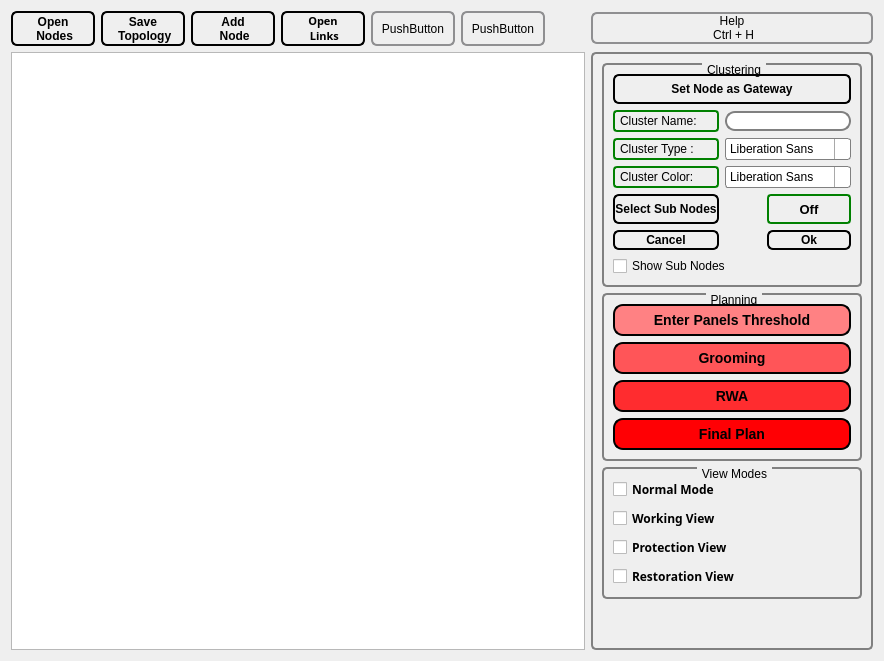
       <widget class="QWidget" name="TopologyTab">
        <attribute name="title">
         <string>Topology Tab</string>
        </attribute>
        <layout class="QGridLayout" name="gridLayout_19">
         <item row="0" column="0">
          <layout class="QGridLayout" name="gridLayout_3">
           <item row="0" column="0">
            <layout class="QHBoxLayout" name="horizontalLayout_2">
             <item>
              <widget class="QPushButton" name="OpenTopology_button">
               <property name="maximumSize">
                <size>
                 <width>81</width>
                 <height>50</height>
                </size>
               </property>
               <property name="font">
                <font>
                 <weight>75</weight>
                 <bold>true</bold>
                </font>
               </property>
               <property name="styleSheet">
                <string notr="true">QPushButton {
    border: 2px solid #8f8f91;
    border-radius: 6px;
    background-color: qlineargradient(x1: 0, y1: 0, x2: 0, y2: 1,
                                      stop: 0 #f6f7fa, stop: 1 #dadbde);
    min-width: 80px;
	border-color: dark-orange;
}

QPushButton:pressed {
    background-color: qlineargradient(x1: 0, y1: 0, x2: 0, y2: 1,
                                      stop: 0 #dadbde, stop: 1 #f6f7fa);
}

QPushButton:flat {
    border: none; /* no border for a flat push button */
}

QPushButton:default {
    border-color: navy; /* make the default button prominent */
}</string>
               </property>
               <property name="text">
                <string>Open
 Nodes</string>
               </property>
              </widget>
             </item>
             <item>
              <widget class="QPushButton" name="SaveTopology_button">
               <property name="maximumSize">
                <size>
                 <width>81</width>
                 <height>50</height>
                </size>
               </property>
               <property name="font">
                <font>
                 <weight>75</weight>
                 <bold>true</bold>
                </font>
               </property>
               <property name="styleSheet">
                <string notr="true">QPushButton {
    border: 2px solid #8f8f91;
    border-radius: 6px;
    background-color: qlineargradient(x1: 0, y1: 0, x2: 0, y2: 1,
                                      stop: 0 #f6f7fa, stop: 1 #dadbde);
    min-width: 80px;
	border-color: dark-orange;
}

QPushButton:pressed {
    background-color: qlineargradient(x1: 0, y1: 0, x2: 0, y2: 1,
                                      stop: 0 #dadbde, stop: 1 #f6f7fa);
}

QPushButton:flat {
    border: none; /* no border for a flat push button */
}

QPushButton:default {
    border-color: navy; /* make the default button prominent */
}</string>
               </property>
               <property name="text">
                <string>Save
 Topology</string>
               </property>
              </widget>
             </item>
             <item>
              <widget class="QPushButton" name="add_node_button">
               <property name="maximumSize">
                <size>
                 <width>81</width>
                 <height>50</height>
                </size>
               </property>
               <property name="font">
                <font>
                 <weight>75</weight>
                 <bold>true</bold>
                </font>
               </property>
               <property name="styleSheet">
                <string notr="true">QPushButton {
    border: 2px solid #8f8f91;
    border-radius: 6px;
    background-color: qlineargradient(x1: 0, y1: 0, x2: 0, y2: 1,
                                      stop: 0 #f6f7fa, stop: 1 #dadbde);
    min-width: 80px;
	border-color: dark-orange;
}

QPushButton:pressed {
    background-color: qlineargradient(x1: 0, y1: 0, x2: 0, y2: 1,
                                      stop: 0 #dadbde, stop: 1 #f6f7fa);
}

QPushButton:flat {
    border: none; /* no border for a flat push button */
}

QPushButton:default {
    border-color: navy; /* make the default button prominent */
}</string>
               </property>
               <property name="text">
                <string>Add
 Node</string>
               </property>
              </widget>
             </item>
             <item>
              <widget class="QPushButton" name="OpenLinks_pushbutton">
               <property name="minimumSize">
                <size>
                 <width>84</width>
                 <height>30</height>
                </size>
               </property>
               <property name="maximumSize">
                <size>
                 <width>81</width>
                 <height>50</height>
                </size>
               </property>
               <property name="font">
                <font>
                 <family>IRANSans</family>
                 <pointsize>8</pointsize>
                 <weight>75</weight>
                 <bold>true</bold>
                </font>
               </property>
               <property name="styleSheet">
                <string notr="true">QPushButton {
    border: 2px solid #8f8f91;
    border-radius: 6px;
    background-color: qlineargradient(x1: 0, y1: 0, x2: 0, y2: 1,
                                      stop: 0 #f6f7fa, stop: 1 #dadbde);
    min-width: 80px;
	border-color: dark-orange;
}

QPushButton:pressed {
    background-color: qlineargradient(x1: 0, y1: 0, x2: 0, y2: 1,
                                      stop: 0 #dadbde, stop: 1 #f6f7fa);
}

QPushButton:flat {
    border: none; /* no border for a flat push button */
}

QPushButton:default {
    border-color: navy; /* make the default button prominent */
}</string>
               </property>
               <property name="text">
                <string>Open
 Links</string>
               </property>
              </widget>
             </item>
             <item>
              <widget class="QPushButton" name="pushButton_5">
               <property name="minimumSize">
                <size>
                 <width>84</width>
                 <height>30</height>
                </size>
               </property>
               <property name="maximumSize">
                <size>
                 <width>81</width>
                 <height>50</height>
                </size>
               </property>
               <property name="font">
                <font>
                 <weight>50</weight>
                 <bold>false</bold>
                </font>
               </property>
               <property name="styleSheet">
                <string notr="true">QPushButton {
    border: 2px solid #8f8f91;
    border-radius: 6px;
    background-color: qlineargradient(x1: 0, y1: 0, x2: 0, y2: 1,
                                      stop: 0 #f6f7fa, stop: 1 #dadbde);
    min-width: 80px;
}

QPushButton:pressed {
    background-color: qlineargradient(x1: 0, y1: 0, x2: 0, y2: 1,
                                      stop: 0 #dadbde, stop: 1 #f6f7fa);
}

QPushButton:flat {
    border: none; /* no border for a flat push button */
}

QPushButton:default {
    border-color: navy; /* make the default button prominent */
}</string>
               </property>
               <property name="text">
                <string>PushButton</string>
               </property>
              </widget>
             </item>
             <item>
              <widget class="QPushButton" name="pushButton_7">
               <property name="minimumSize">
                <size>
                 <width>84</width>
                 <height>28</height>
                </size>
               </property>
               <property name="maximumSize">
                <size>
                 <width>81</width>
                 <height>50</height>
                </size>
               </property>
               <property name="font">
                <font>
                 <weight>50</weight>
                 <bold>false</bold>
                </font>
               </property>
               <property name="styleSheet">
                <string notr="true">QPushButton {
    border: 2px solid #8f8f91;
    border-radius: 6px;
    background-color: qlineargradient(x1: 0, y1: 0, x2: 0, y2: 1,
                                      stop: 0 #f6f7fa, stop: 1 #dadbde);
    min-width: 80px;
}

QPushButton:pressed {
    background-color: qlineargradient(x1: 0, y1: 0, x2: 0, y2: 1,
                                      stop: 0 #dadbde, stop: 1 #f6f7fa);
}

QPushButton:flat {
    border: none; /* no border for a flat push button */
}

QPushButton:default {
    border-color: navy; /* make the default button prominent */
}</string>
               </property>
               <property name="text">
                <string>PushButton</string>
               </property>
              </widget>
             </item>
             <item>
              <spacer name="horizontalSpacer_3">
               <property name="orientation">
                <enum>Qt::Horizontal</enum>
               </property>
               <property name="sizeHint" stdset="0">
                <size>
                 <width>40</width>
                 <height>20</height>
                </size>
               </property>
              </spacer>
             </item>
            </layout>
           </item>
           <item row="0" column="1">
            <widget class="QPushButton" name="pushButton_6">
             <property name="styleSheet">
              <string notr="true">QPushButton {
    border: 2px solid #8f8f91;
    border-radius: 6px;
    background-color: qlineargradient(x1: 0, y1: 0, x2: 0, y2: 1,
                                      stop: 0 #f6f7fa, stop: 1 #dadbde);
    min-width: 80px;
}

QPushButton:pressed {
    background-color: qlineargradient(x1: 0, y1: 0, x2: 0, y2: 1,
                                      stop: 0 #dadbde, stop: 1 #f6f7fa);
}

QPushButton:flat {
    border: none; /* no border for a flat push button */
}

QPushButton:default {
    border-color: navy; /* make the default button prominent */
}</string>
             </property>
             <property name="text">
              <string>Help
 Ctrl + H</string>
             </property>
            </widget>
           </item>
           <item row="1" column="0">
            <widget class="QGraphicsView" name="graphicsView"/>
           </item>
           <item row="1" column="1">
            <widget class="QGroupBox" name="T_groupbox">
             <property name="enabled">
              <bool>true</bool>
             </property>
             <property name="maximumSize">
              <size>
               <width>300</width>
               <height>16777215</height>
              </size>
             </property>
             <property name="styleSheet">
              <string notr="true">QGroupBox {
    background-color: qlineargradient(x1: 0, y1: 0, x2: 0, y2: 1,
                                      stop: 0 #E0E0E0, stop: 1 #FFFFFF);
    border: 2px solid gray;
    border-radius: 5px;
    margin-top: 1ex; /* leave space at the top for the title */
}

QGroupBox::title {
    subcontrol-origin: margin;
    subcontrol-position: top center; /* position at the top center */
    padding: 0 3px;
    background-color: qlineargradient(x1: 0, y1: 0, x2: 0, y2: 1,
                                      stop: 0 #FF0ECE, stop: 1 #FFFFFF);
}</string>
             </property>
             <property name="title">
              <string/>
             </property>
             <layout class="QGridLayout" name="gridLayout_14">
              <item row="1" column="0">
               <widget class="QGroupBox" name="Planning_groupbox">
                <property name="title">
                 <string>Planning</string>
                </property>
                <layout class="QGridLayout" name="gridLayout_11">
                 <item row="0" column="0">
                  <layout class="QVBoxLayout" name="verticalLayout_2">
                   <item>
                    <widget class="QPushButton" name="PanelThreshold_pushbutton">
                     <property name="font">
                      <font>
                       <pointsize>-1</pointsize>
                       <weight>75</weight>
                       <italic>false</italic>
                       <bold>true</bold>
                      </font>
                     </property>
                     <property name="styleSheet">
                      <string notr="true">background-color: rgb(255, 129, 131);
border-style: outset;
    border-width: 2px;
    border-radius: 10px;
    border-color: dark-orange;
    font: bold 14px;
    min-width: 10em;
    padding: 6px;
</string>
                     </property>
                     <property name="text">
                      <string>Enter Panels Threshold</string>
                     </property>
                    </widget>
                   </item>
                   <item>
                    <widget class="QPushButton" name="Grooming_pushbutton">
                     <property name="font">
                      <font>
                       <pointsize>-1</pointsize>
                       <weight>75</weight>
                       <italic>false</italic>
                       <bold>true</bold>
                      </font>
                     </property>
                     <property name="styleSheet">
                      <string notr="true">
background-color: rgb(255, 85, 88);
border-style: outset;
    border-width: 2px;
    border-radius: 10px;
    border-color: dark-orange;
    font: bold 14px;
    min-width: 10em;
    padding: 6px;</string>
                     </property>
                     <property name="text">
                      <string>Grooming</string>
                     </property>
                     <property name="checkable">
                      <bool>false</bool>
                     </property>
                    </widget>
                   </item>
                   <item>
                    <widget class="QPushButton" name="RWA_pushbutton">
                     <property name="font">
                      <font>
                       <pointsize>-1</pointsize>
                       <weight>75</weight>
                       <italic>false</italic>
                       <bold>true</bold>
                      </font>
                     </property>
                     <property name="styleSheet">
                      <string notr="true">
background-color: rgb(255, 44, 47);
border-style: outset;
    border-width: 2px;
    border-radius: 10px;
    border-color: dark-orange;
    font: bold 14px;
    min-width: 10em;
    padding: 6px;</string>
                     </property>
                     <property name="text">
                      <string>RWA</string>
                     </property>
                    </widget>
                   </item>
                   <item>
                    <widget class="QPushButton" name="FinalPlan_pushbutton">
                     <property name="font">
                      <font>
                       <pointsize>-1</pointsize>
                       <weight>75</weight>
                       <italic>false</italic>
                       <bold>true</bold>
                      </font>
                     </property>
                     <property name="styleSheet">
                      <string notr="true">
background-color: rgb(255, 0, 4);
border-style: outset;
    border-width: 2px;
    border-radius: 10px;
    border-color: dark-orange;
    font: bold 14px;
    min-width: 10em;
    padding: 6px;</string>
                     </property>
                     <property name="text">
                      <string>Final Plan</string>
                     </property>
                    </widget>
                   </item>
                  </layout>
                 </item>
                </layout>
               </widget>
              </item>
              <item row="2" column="0">
               <widget class="QGroupBox" name="ViewGroupbox">
                <property name="title">
                 <string>View Modes</string>
                </property>
                <layout class="QGridLayout" name="gridLayout_18">
                 <item row="0" column="0">
                  <layout class="QVBoxLayout" name="verticalLayout_3">
                   <item>
                    <widget class="QCheckBox" name="NormalMode_checkbox">
                     <property name="font">
                      <font>
                       <family>IRANSans</family>
                       <weight>75</weight>
                       <italic>false</italic>
                       <bold>true</bold>
                      </font>
                     </property>
                     <property name="styleSheet">
                      <string notr="true"/>
                     </property>
                     <property name="text">
                      <string>Normal Mode</string>
                     </property>
                    </widget>
                   </item>
                   <item>
                    <widget class="QCheckBox" name="Working_checkbox">
                     <property name="font">
                      <font>
                       <family>IRANSans</family>
                       <weight>75</weight>
                       <bold>true</bold>
                      </font>
                     </property>
                     <property name="text">
                      <string>Working View</string>
                     </property>
                    </widget>
                   </item>
                   <item>
                    <widget class="QCheckBox" name="Protection_checkbox">
                     <property name="font">
                      <font>
                       <family>IRANSans</family>
                       <weight>75</weight>
                       <bold>true</bold>
                      </font>
                     </property>
                     <property name="text">
                      <string>Protection View</string>
                     </property>
                    </widget>
                   </item>
                   <item>
                    <widget class="QCheckBox" name="Restoration_checkbox">
                     <property name="font">
                      <font>
                       <family>IRANSans</family>
                       <weight>75</weight>
                       <bold>true</bold>
                      </font>
                     </property>
                     <property name="text">
                      <string>Restoration View</string>
                     </property>
                    </widget>
                   </item>
                  </layout>
                 </item>
                </layout>
               </widget>
              </item>
              <item row="3" column="0">
               <spacer name="verticalSpacer">
                <property name="orientation">
                 <enum>Qt::Vertical</enum>
                </property>
                <property name="sizeHint" stdset="0">
                 <size>
                  <width>20</width>
                  <height>40</height>
                 </size>
                </property>
               </spacer>
              </item>
              <item row="0" column="0">
               <widget class="QGroupBox" name="Grouping_groupbox">
                <property name="title">
                 <string>Clustering</string>
                </property>
                <layout class="QGridLayout" name="gridLayout_17">
                 <item row="0" column="0">
                  <layout class="QGridLayout" name="gridLayout_16">
                   <item row="0" column="0" colspan="3">
                    <widget class="QPushButton" name="SetGatewayNode_button">
                     <property name="minimumSize">
                      <size>
                       <width>84</width>
                       <height>30</height>
                      </size>
                     </property>
                     <property name="maximumSize">
                      <size>
                       <width>16777215</width>
                       <height>16777215</height>
                      </size>
                     </property>
                     <property name="font">
                      <font>
                       <weight>75</weight>
                       <bold>true</bold>
                      </font>
                     </property>
                     <property name="styleSheet">
                      <string notr="true">QPushButton {
    border: 2px solid #8f8f91;
    border-radius: 6px;
    background-color: qlineargradient(x1: 0, y1: 0, x2: 0, y2: 1,
                                      stop: 0 #f6f7fa, stop: 1 #dadbde);
    min-width: 80px;
	border-color: dark-orange;
}

QPushButton:pressed {
    background-color: qlineargradient(x1: 0, y1: 0, x2: 0, y2: 1,
                                      stop: 0 #dadbde, stop: 1 #f6f7fa);
}

QPushButton:flat {
    border: none; /* no border for a flat push button */
}

QPushButton:default {
    border-color: navy; /* make the default button prominent */
}</string>
                     </property>
                     <property name="text">
                      <string>Set Node as Gateway</string>
                     </property>
                    </widget>
                   </item>
                   <item row="1" column="0">
                    <widget class="QLabel" name="GroupName">
                     <property name="styleSheet">
                      <string notr="true"> QLabel {
    border: 2px solid green;
    border-radius: 4px;
    padding: 2px;
}</string>
                     </property>
                     <property name="text">
                      <string>Cluster Name:</string>
                     </property>
                    </widget>
                   </item>
                   <item row="1" column="1" colspan="2">
                    <widget class="QLineEdit" name="GroupName_edit">
                     <property name="styleSheet">
                      <string notr="true">QLineEdit {
    border: 2px solid gray;
    border-radius: 10px;
    padding: 0 8px;
    background: white;
    selection-background-color: darkgray;
}</string>
                     </property>
                    </widget>
                   </item>
                   <item row="2" column="0">
                    <widget class="QLabel" name="GroupID">
                     <property name="styleSheet">
                      <string notr="true"> QLabel {
    border: 2px solid green;
    border-radius: 4px;
    padding: 2px;
}</string>
                     </property>
                     <property name="text">
                      <string>Cluster Type :</string>
                     </property>
                    </widget>
                   </item>
                   <item row="2" column="1" colspan="2">
                    <widget class="QFontComboBox" name="cluster_type_combobox">
                     <property name="maximumSize">
                      <size>
                       <width>126</width>
                       <height>22</height>
                      </size>
                     </property>
                     <property name="styleSheet">
                      <string notr="true">QComboBox {
    border: 1px solid gray;
    border-radius: 3px;
    padding: 1px 18px 1px 3px;
    min-width: 6em;
}

QComboBox:editable {
    background: white;
}

QComboBox:!editable, QComboBox::drop-down:editable {
     background: qlineargradient(x1: 0, y1: 0, x2: 0, y2: 1,
                                 stop: 0 #E1E1E1, stop: 0.4 #DDDDDD,
                                 stop: 0.5 #D8D8D8, stop: 1.0 #D3D3D3);
}

/* QComboBox gets the &quot;on&quot; state when the popup is open */
QComboBox:!editable:on, QComboBox::drop-down:editable:on {
    background: qlineargradient(x1: 0, y1: 0, x2: 0, y2: 1,
                                stop: 0 #D3D3D3, stop: 0.4 #D8D8D8,
                                stop: 0.5 #DDDDDD, stop: 1.0 #E1E1E1);
}

QComboBox:on { /* shift the text when the popup opens */
    padding-top: 3px;
    padding-left: 4px;
}

QComboBox::drop-down {
    subcontrol-origin: padding;
    subcontrol-position: top right;
    width: 15px;

    border-left-width: 1px;
    border-left-color: darkgray;
    border-left-style: solid; /* just a single line */
    border-top-right-radius: 3px; /* same radius as the QComboBox */
    border-bottom-right-radius: 3px;
}

QComboBox::down-arrow {
    image: url(/usr/share/icons/crystalsvg/16x16/actions/1downarrow.png);
}

QComboBox::down-arrow:on { /* shift the arrow when popup is open */
    top: 1px;
    left: 1px;
}</string>
                     </property>
                     <property name="frame">
                      <bool>true</bool>
                     </property>
                    </widget>
                   </item>
                   <item row="3" column="0">
                    <widget class="QLabel" name="GroupColor">
                     <property name="styleSheet">
                      <string notr="true"> QLabel {
    border: 2px solid green;
    border-radius: 4px;
    padding: 2px;
}</string>
                     </property>
                     <property name="text">
                      <string>Cluster Color:</string>
                     </property>
                    </widget>
                   </item>
                   <item row="3" column="1" colspan="2">
                    <widget class="QFontComboBox" name="ClusterColor_combobox">
                     <property name="maximumSize">
                      <size>
                       <width>126</width>
                       <height>22</height>
                      </size>
                     </property>
                     <property name="styleSheet">
                      <string notr="true">QComboBox {
    border: 1px solid gray;
    border-radius: 3px;
    padding: 1px 18px 1px 3px;
    min-width: 6em;
}

QComboBox:editable {
    background: white;
}

QComboBox:!editable, QComboBox::drop-down:editable {
     background: qlineargradient(x1: 0, y1: 0, x2: 0, y2: 1,
                                 stop: 0 #E1E1E1, stop: 0.4 #DDDDDD,
                                 stop: 0.5 #D8D8D8, stop: 1.0 #D3D3D3);
}

/* QComboBox gets the &quot;on&quot; state when the popup is open */
QComboBox:!editable:on, QComboBox::drop-down:editable:on {
    background: qlineargradient(x1: 0, y1: 0, x2: 0, y2: 1,
                                stop: 0 #D3D3D3, stop: 0.4 #D8D8D8,
                                stop: 0.5 #DDDDDD, stop: 1.0 #E1E1E1);
}

QComboBox:on { /* shift the text when the popup opens */
    padding-top: 3px;
    padding-left: 4px;
}

QComboBox::drop-down {
    subcontrol-origin: padding;
    subcontrol-position: top right;
    width: 15px;

    border-left-width: 1px;
    border-left-color: darkgray;
    border-left-style: solid; /* just a single line */
    border-top-right-radius: 3px; /* same radius as the QComboBox */
    border-bottom-right-radius: 3px;
}

QComboBox::down-arrow {
    image: url(/usr/share/icons/crystalsvg/16x16/actions/1downarrow.png);
}

QComboBox::down-arrow:on { /* shift the arrow when popup is open */
    top: 1px;
    left: 1px;
}</string>
                     </property>
                    </widget>
                   </item>
                   <item row="4" column="0">
                    <widget class="QPushButton" name="SelectSubNode_button">
                     <property name="minimumSize">
                      <size>
                       <width>84</width>
                       <height>30</height>
                      </size>
                     </property>
                     <property name="font">
                      <font>
                       <weight>75</weight>
                       <bold>true</bold>
                      </font>
                     </property>
                     <property name="styleSheet">
                      <string notr="true">QPushButton {
    border: 2px solid #8f8f91;
    border-radius: 6px;
    background-color: qlineargradient(x1: 0, y1: 0, x2: 0, y2: 1,
                                      stop: 0 #f6f7fa, stop: 1 #dadbde);
    min-width: 80px;
	border-color: dark-orange;
}

QPushButton:pressed {
    background-color: qlineargradient(x1: 0, y1: 0, x2: 0, y2: 1,
                                      stop: 0 #dadbde, stop: 1 #f6f7fa);
}

QPushButton:flat {
    border: none; /* no border for a flat push button */
}

QPushButton:default {
    border-color: navy; /* make the default button prominent */
}</string>
                     </property>
                     <property name="text">
                      <string>Select Sub Nodes</string>
                     </property>
                    </widget>
                   </item>
                   <item row="4" column="2">
                    <widget class="QLabel" name="SelectSubNode">
                     <property name="palette">
                      <palette>
                       <active/>
                       <inactive/>
                       <disabled/>
                      </palette>
                     </property>
                     <property name="font">
                      <font>
                       <pointsize>10</pointsize>
                       <weight>75</weight>
                       <bold>true</bold>
                      </font>
                     </property>
                     <property name="styleSheet">
                      <string notr="true"> QLabel {
    border: 2px solid green;
    border-radius: 4px;
    padding: 2px;
}</string>
                     </property>
                     <property name="text">
                      <string>Off</string>
                     </property>
                     <property name="alignment">
                      <set>Qt::AlignCenter</set>
                     </property>
                    </widget>
                   </item>
                   <item row="5" column="0">
                    <widget class="QPushButton" name="Cancel_button">
                     <property name="minimumSize">
                      <size>
                       <width>84</width>
                       <height>20</height>
                      </size>
                     </property>
                     <property name="font">
                      <font>
                       <weight>75</weight>
                       <bold>true</bold>
                      </font>
                     </property>
                     <property name="styleSheet">
                      <string notr="true">QPushButton {
    border: 2px solid #8f8f91;
    border-radius: 6px;
    background-color: qlineargradient(x1: 0, y1: 0, x2: 0, y2: 1,
                                      stop: 0 #f6f7fa, stop: 1 #dadbde);
    min-width: 80px;
	border-color: dark-orange;
}

QPushButton:pressed {
    background-color: qlineargradient(x1: 0, y1: 0, x2: 0, y2: 1,
                                      stop: 0 #dadbde, stop: 1 #f6f7fa);
}

QPushButton:flat {
    border: none; /* no border for a flat push button */
}

QPushButton:default {
    border-color: navy; /* make the default button prominent */
}</string>
                     </property>
                     <property name="text">
                      <string>Cancel</string>
                     </property>
                    </widget>
                   </item>
                   <item row="5" column="2">
                    <widget class="QPushButton" name="OK_button">
                     <property name="minimumSize">
                      <size>
                       <width>84</width>
                       <height>20</height>
                      </size>
                     </property>
                     <property name="font">
                      <font>
                       <weight>75</weight>
                       <bold>true</bold>
                      </font>
                     </property>
                     <property name="styleSheet">
                      <string notr="true">QPushButton {
    border: 2px solid #8f8f91;
    border-radius: 6px;
    background-color: qlineargradient(x1: 0, y1: 0, x2: 0, y2: 1,
                                      stop: 0 #f6f7fa, stop: 1 #dadbde);
    min-width: 80px;
	border-color: dark-orange;
}

QPushButton:pressed {
    background-color: qlineargradient(x1: 0, y1: 0, x2: 0, y2: 1,
                                      stop: 0 #dadbde, stop: 1 #f6f7fa);
}

QPushButton:flat {
    border: none; /* no border for a flat push button */
}

QPushButton:default {
    border-color: navy; /* make the default button prominent */
}</string>
                     </property>
                     <property name="text">
                      <string>Ok</string>
                     </property>
                    </widget>
                   </item>
                   <item row="6" column="0" colspan="2">
                    <widget class="QCheckBox" name="ShowSubNodes">
                     <property name="styleSheet">
                      <string notr="true"/>
                     </property>
                     <property name="text">
                      <string>Show Sub Nodes</string>
                     </property>
                    </widget>
                   </item>
                  </layout>
                 </item>
                </layout>
               </widget>
              </item>
             </layout>
            </widget>
           </item>
          </layout>
         </item>
        </layout>
       </widget>
